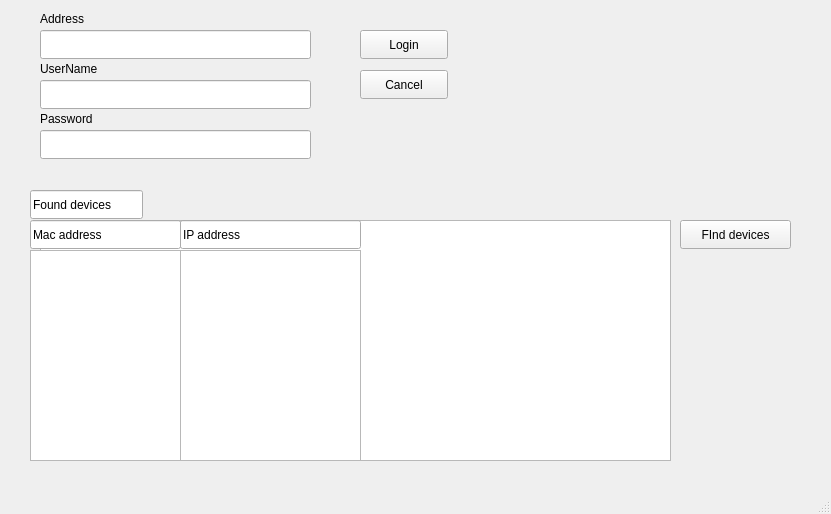
<?xml version="1.0" encoding="UTF-8"?>
<ui version="4.0">
 <class>MainWindow</class>
 <widget class="QMainWindow" name="MainWindow">
  <property name="geometry">
   <rect>
    <x>0</x>
    <y>0</y>
    <width>831</width>
    <height>514</height>
   </rect>
  </property>
  <property name="windowTitle">
   <string>Login WIndow</string>
  </property>
  <widget class="QWidget" name="centralwidget">
   <widget class="QLineEdit" name="addressField">
    <property name="geometry">
     <rect>
      <x>40</x>
      <y>30</y>
      <width>271</width>
      <height>29</height>
     </rect>
    </property>
    <property name="text">
     <string/>
    </property>
    <property name="echoMode">
     <enum>QLineEdit::Normal</enum>
    </property>
   </widget>
   <widget class="QLineEdit" name="userField">
    <property name="geometry">
     <rect>
      <x>40</x>
      <y>80</y>
      <width>271</width>
      <height>29</height>
     </rect>
    </property>
    <property name="echoMode">
     <enum>QLineEdit::Normal</enum>
    </property>
   </widget>
   <widget class="QLineEdit" name="passwordField">
    <property name="geometry">
     <rect>
      <x>40</x>
      <y>130</y>
      <width>271</width>
      <height>29</height>
     </rect>
    </property>
    <property name="echoMode">
     <enum>QLineEdit::Password</enum>
    </property>
    <property name="placeholderText">
     <string/>
    </property>
   </widget>
   <widget class="QLabel" name="label">
    <property name="geometry">
     <rect>
      <x>40</x>
      <y>10</y>
      <width>56</width>
      <height>17</height>
     </rect>
    </property>
    <property name="text">
     <string>Address</string>
    </property>
   </widget>
   <widget class="QLabel" name="label_2">
    <property name="geometry">
     <rect>
      <x>40</x>
      <y>60</y>
      <width>61</width>
      <height>17</height>
     </rect>
    </property>
    <property name="text">
     <string>UserName</string>
    </property>
   </widget>
   <widget class="QLabel" name="label_3">
    <property name="geometry">
     <rect>
      <x>40</x>
      <y>110</y>
      <width>56</width>
      <height>17</height>
     </rect>
    </property>
    <property name="text">
     <string>Password</string>
    </property>
   </widget>
   <widget class="QListView" name="listView">
    <property name="geometry">
     <rect>
      <x>40</x>
      <y>220</y>
      <width>631</width>
      <height>241</height>
     </rect>
    </property>
   </widget>
   <widget class="QLineEdit" name="lineEdit_4">
    <property name="geometry">
     <rect>
      <x>30</x>
      <y>220</y>
      <width>151</width>
      <height>29</height>
     </rect>
    </property>
    <property name="text">
     <string>Mac address</string>
    </property>
   </widget>
   <widget class="QLineEdit" name="lineEdit_5">
    <property name="geometry">
     <rect>
      <x>180</x>
      <y>220</y>
      <width>181</width>
      <height>29</height>
     </rect>
    </property>
    <property name="text">
     <string>IP address</string>
    </property>
   </widget>
   <widget class="QLineEdit" name="lineEdit_6">
    <property name="geometry">
     <rect>
      <x>30</x>
      <y>190</y>
      <width>113</width>
      <height>29</height>
     </rect>
    </property>
    <property name="text">
     <string>Found devices</string>
    </property>
   </widget>
   <widget class="QPushButton" name="loginButton">
    <property name="geometry">
     <rect>
      <x>360</x>
      <y>30</y>
      <width>88</width>
      <height>29</height>
     </rect>
    </property>
    <property name="text">
     <string>Login</string>
    </property>
   </widget>
   <widget class="QPushButton" name="cancelButton">
    <property name="geometry">
     <rect>
      <x>360</x>
      <y>70</y>
      <width>88</width>
      <height>29</height>
     </rect>
    </property>
    <property name="text">
     <string>Cancel</string>
    </property>
   </widget>
   <widget class="QListWidget" name="macList">
    <property name="geometry">
     <rect>
      <x>30</x>
      <y>250</y>
      <width>151</width>
      <height>211</height>
     </rect>
    </property>
   </widget>
   <widget class="QListWidget" name="ipList">
    <property name="geometry">
     <rect>
      <x>180</x>
      <y>250</y>
      <width>181</width>
      <height>211</height>
     </rect>
    </property>
   </widget>
   <widget class="QPushButton" name="refreshButton">
    <property name="geometry">
     <rect>
      <x>680</x>
      <y>220</y>
      <width>111</width>
      <height>29</height>
     </rect>
    </property>
    <property name="text">
     <string>FInd devices</string>
    </property>
   </widget>
  </widget>
  <widget class="QMenuBar" name="menubar">
   <property name="geometry">
    <rect>
     <x>0</x>
     <y>0</y>
     <width>831</width>
     <height>23</height>
    </rect>
   </property>
  </widget>
  <widget class="QStatusBar" name="statusbar"/>
  <action name="actionAbout">
   <property name="text">
    <string>About</string>
   </property>
  </action>
 </widget>
 <resources/>
 <connections/>
</ui>
